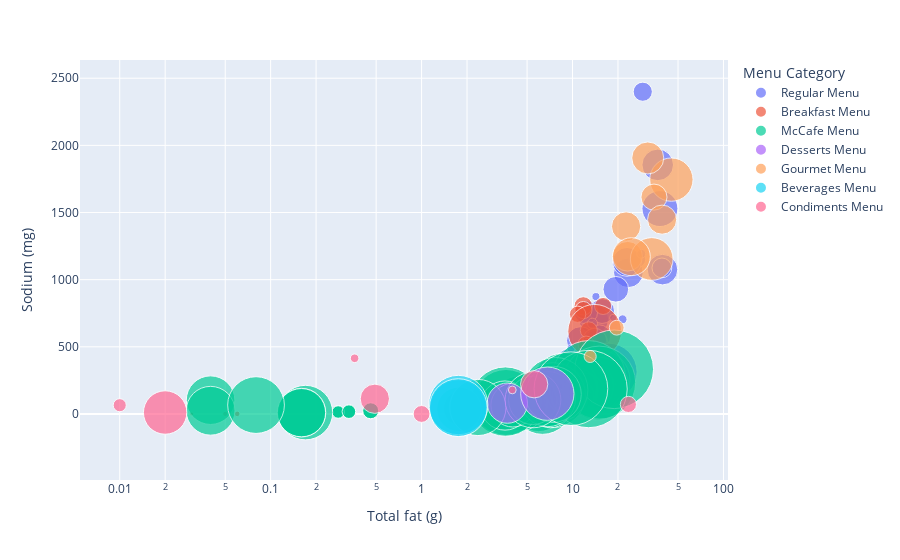

Source (notebook cell):
### Code cell
px.scatter(tabela, x='Total fat (g)', y='Sodium (mg)',size='Total Sugars (g)'
           , color='Menu Category',hover_name='Menu Items', log_x=True, size_max=60)

### Figure 1 — Plotly figure (JSON) as saved in the notebook; plotly's stock layout.template omitted (floating-point values rounded to 4 significant figures)
{"data": [{"hovertemplate": "<b>%{hovertext}</b><br><br>Menu Category=Regular Menu<br>Total fat (g)=%{x}<br>Sodium (mg)=%{y}<br>Total Sugars (g)=%{marker.size}<extra></extra>", "hovertext": ["McVeggie™ Burger", "McAloo Tikki Burger®", "McSpicy™ Paneer Burger", "Spicy Paneer Wrap", "American Veg Burger", "Veg Maharaja Mac", "Green Chilli Aloo Naan", "Pizza Puff", "Mc chicken Burger", "FILLET-O-FISH Burger", "Mc Spicy Chicken Burger", "Spicy Chicken Wrap", "Chicken Maharaja Mac", "American Chicken Burger", "Chicken Kebab Burger", "Green Chilli Kebab naan", "Mc Egg Masala Burger", "Mc Egg Burger for Happy Meal", "Ghee Rice with Mc Spicy Fried Chicken 1 pc", "McSpicy Fried Chicken 1 pc", "4 piece Chicken McNuggets", "6 piece Chicken McNuggets", "9 piece Chicken McNuggets", "2 piece Chicken Strips", "3 piece Chicken Strips", "5 piece Chicken Strips", "Regular Fries", "Medium Fries", "Large Fries", "Regular Wedges", "Medium Wedges", "Large Wedges", "L1 Coffee", "L1 Coffee with milk", "Double Chocochips Muffin", "Vanilla Chocochips Muffin"], "legendgroup": "Regular Menu", "marker": {"color": "#636efa", "size": [7.9, 7.05, 8.35, 3.5, 7.85, 11.52, 4.53, 2.73, 5.53, 5.58, 5.88, 2.52, 8.92, 7.48, 5.08, 3.64, 4.89, 4.66, 3.28, 0.58, 0.32, 0.48, 0.72, 0.29, 0.44, 0.72, 0.39, 0.55, 0.77, 0.48, 0.66, 0.92, 0, 3.45, 29.44, 29.6], "sizemode": "area", "sizeref": 0.01784, "symbol": "circle"}, "mode": "markers", "name": "Regular Menu", "orientation": "v", "showlegend": true, "type": "scatter", "x": [13.83, 11.31, 39.45, 39.1, 23.45, 37.94, 15.08, 11.44, 15.7, 14.16, 19.36, 26.89, 36.69, 22.94, 14.02, 9.32, 12.27, 12.21, 29.2, 14.29, 9.54, 14.3, 21.46, 12.38, 18.57, 28.54, 10.39, 14.7, 20.77, 7.15, 9.79, 13.55, 0, 2, 17.28, 15.46], "xaxis": "x", "y": [706.1, 545.3, 1075.0, 1087.0, 1051.0, 1529.0, 579.6, 390.7, 766.3, 530.5, 928.5, 1152.0, 1855.0, 1132.0, 548.8, 410.8, 757.9, 399.4, 2399.0, 873.9, 313.2, 469.9, 704.8, 477.2, 715.8, 1193.0, 153.2, 216.8, 306.3, 356.4, 487.8, 675.4, 0, 14, 313.2, 254.9], "yaxis": "y"}, {"hovertemplate": "<b>%{hovertext}</b><br><br>Menu Category=Breakfast Menu<br>Total fat (g)=%{x}<br>Sodium (mg)=%{y}<br>Total Sugars (g)=%{marker.size}<extra></extra>", "hovertext": ["Veg McMuffin", "Double Cheese McMuffin", "Spicy Egg McMuffin", "Sausage Mc Muffin", "Sausage Mc Muffin with egg", "Egg McMuffin", "Hot Cake with maple syrup", "Hash Brown", "Espresso", "Espresso Machiato", "Americano (S)", "Americano (R)", "Americano (L)", "Cappuccino (S)", "Cappuccino (R)"], "legendgroup": "Breakfast Menu", "marker": {"color": "#EF553B", "size": [3.02, 2.59, 2.63, 2.38, 2.61, 2.38, 25.72, 0.32, 0.13, 2.5, 0.13, 0.24, 0.28, 8.4, 12.05], "sizemode": "area", "sizeref": 0.01784, "symbol": "circle"}, "mode": "markers", "name": "Breakfast Menu", "orientation": "v", "showlegend": true, "type": "scatter", "x": [11.78, 12.82, 11.81, 10.81, 15.94, 12.31, 14.02, 7.32, 0.03, 2.02, 0.03, 0.05, 0.06, 7.01, 10.02], "xaxis": "x", "y": [804.6, 623.0, 773.6, 742.6, 804.0, 519.3, 615.7, 275.3, 0.32, 26.05, 0.32, 0.57, 0.65, 90.39, 129.2], "yaxis": "y"}, {"hovertemplate": "<b>%{hovertext}</b><br><br>Menu Category=McCafe Menu<br>Total fat (g)=%{x}<br>Sodium (mg)=%{y}<br>Total Sugars (g)=%{marker.size}<extra></extra>", "hovertext": ["Cappuccino (L)", "Latte (S)", "Latte (R)", "Latte (L)", "Flat White (S)", "Flat White (R)", "Flat White (L)", "Mocha (S)", "Mocha (R)", "Mocha (L)", "Babycino", "Hot Chocolate (S)", "Hot Chocolate (R)", "Hot Chocolate (L)", "Premium Dark Hot Chocolate", "Double Dark Hot Chocolate", "English Breakfast (S)", "English Breakfast (R)", "English Breakfast (L)", "Moroccon Mint Green Tea (S)", "Moroccon Mint Green Tea (R)", "Moroccon Mint Green Tea (L)", "Strawberry Green Tea (S)", "Strawberry Green Tea (R)", "Strawberry Green Tea (L)", "Lemon Ice Tea", "Strawberry Ice Tea", "Green Apple Ice Tea", "Iced Coffee", "Cold Coffee Frappe", "Mocha Frappe", "Chocolate Oreo Frappe", "Strawberry Shake", "Chocolate Shake", "Mango Smoothie", "Mixed Berry Smoothie", "Raw Mango Cooler", "Mix Berry Cooler", "Sweet Lime Beverage", "Iced Americano", "American Mud Pie Shake", "Soft serve cone", "McSwirl ChocoDip", "Regular Soft Serve: Hot Fudge", "Medium Soft Serve: Hot Fudge", "Regular Soft Serve: Strawberry", "Medium Soft Serve: Strawberry", "Regular Soft Serve: Brownie with Hot Fudge", "Medium Soft Serve: Brownie with Hot Fudge", "Regular Blackforest", "Medium Blackforest"], "legendgroup": "McCafe Menu", "marker": {"color": "#00cc96", "size": [14.45, 10.06, 12.52, 15.4, 11.47, 14.41, 16.81, 17.57, 23.56, 29.96, 18.53, 30.31, 39.24, 47.96, 25.73, 31.81, 1.4, 1.65, 2.28, 1.4, 1.65, 2.28, 1.4, 1.65, 2.28, 26.53, 21.1, 20.75, 26.95, 35.57, 47.55, 55.14, 37.42, 37.78, 38.87, 43, 21.06, 21.25, 28.72, 21.58, 53.4, 10.68, 15.39, 17.07, 27.01, 17.66, 28.2, 20.75, 27.94, 27.79, 48.45], "sizemode": "area", "sizeref": 0.01784, "symbol": "circle"}, "mode": "markers", "name": "McCafe Menu", "orientation": "v", "showlegend": true, "type": "scatter", "x": [12.03, 8.41, 10.42, 12.82, 9.6, 12.02, 14.02, 8.2, 9.91, 12.01, 4.38, 7.77, 8.76, 12.84, 5.96, 6.32, 0.28, 0.33, 0.46, 0.28, 0.33, 0.46, 0.28, 0.33, 0.46, 0.17, 0.16, 0.16, 4.45, 14.73, 15.01, 18.89, 7.44, 7.7, 3.63, 3.59, 0.04, 0.04, 0.08, 3.57, 12.77, 1.82, 7.14, 4.02, 6.87, 1.77, 2.36, 5.45, 7.46, 5.47, 9.76], "xaxis": "x", "y": [155.1, 108.4, 134.4, 165.4, 123.8, 155.0, 180.8, 132.8, 168.5, 209.1, 96.44, 167.2, 207.1, 273.4, 68.28, 70.26, 13.84, 16.37, 22.62, 14.95, 17.69, 24.44, 14.54, 17.19, 23.76, 10.26, 9.72, 9.61, 78.35, 188.9, 233.3, 332.6, 140.0, 178.5, 85.45, 92.07, 102.7, 23.82, 66.2, 62.75, 185.7, 40.78, 51.31, 65.56, 110.4, 34.51, 48.28, 100.9, 146.4, 104.5, 188.2], "yaxis": "y"}, {"hovertemplate": "<b>%{hovertext}</b><br><br>Menu Category=Desserts Menu<br>Total fat (g)=%{x}<br>Sodium (mg)=%{y}<br>Total Sugars (g)=%{marker.size}<extra></extra>", "hovertext": ["Small McFlurry - Oreo", "Regular McFlurry - Oreo"], "legendgroup": "Desserts Menu", "marker": {"color": "#ab63fa", "size": [14.49, 25.35], "sizemode": "area", "sizeref": 0.01784, "symbol": "circle"}, "mode": "markers", "name": "Desserts Menu", "orientation": "v", "showlegend": true, "type": "scatter", "x": [3.7, 6.81], "xaxis": "x", "y": [80.73, 150.9], "yaxis": "y"}, {"hovertemplate": "<b>%{hovertext}</b><br><br>Menu Category=Gourmet Menu<br>Total fat (g)=%{x}<br>Sodium (mg)=%{y}<br>Total Sugars (g)=%{marker.size}<extra></extra>", "hovertext": ["American Triple Cheese Chicken", "American Triple Cheese Veg", "Cheese Lava Burger", "Chicken Cheese Lava Burger", "Chunky Chipotle American Burger Chicken", "McSpicy Premium Chicken Burger", "McSpicy Premium Veg Burger", "Piri piri Mc Spicy Chicken Burger", "Piri piri Mc Spicy Veg Burger", "Cheesy Veg Nuggets (6pc)", "Cheesy Veg Nuggets (9pc)"], "legendgroup": "Gourmet Menu", "marker": {"color": "#FFA15A", "size": [7.64, 7.9, 16.27, 16.75, 9.16, 6.07, 7.57, 9.29, 12.87, 1.31, 1.96], "sizemode": "area", "sizeref": 0.01784, "symbol": "circle"}, "mode": "markers", "name": "Gourmet Menu", "orientation": "v", "showlegend": true, "type": "scatter", "x": [22.65, 23.16, 33.48, 45.18, 31.51, 34.65, 39.21, 17.3, 24.53, 13.09, 19.63], "xaxis": "x", "y": [1396.0, 1174.0, 1154.0, 1745.0, 1906.0, 1615.0, 1447.0, null, 1171.0, 428.2, 642.2], "yaxis": "y"}, {"hovertemplate": "<b>%{hovertext}</b><br><br>Menu Category=Beverages Menu<br>Total fat (g)=%{x}<br>Sodium (mg)=%{y}<br>Total Sugars (g)=%{marker.size}<extra></extra>", "hovertext": ["Small Coca-Cola", "Medium Coca-Cola", "Large Coca-Cola", "Small Fanta Oragne", "Medium Fanta Orange", "Large Fanta Oragne", "Small Thums-up", "Medium Thums-up", "Large Thums-up", "Small Sprite", "Medium Sprite", "Large Sprite", "Coke Float", "Fanta Float", "Sprite Float", "Coke Zero Can", "Vedica Natural Mineral Water"], "legendgroup": "Beverages Menu", "marker": {"color": "#19d3f3", "size": [27.39, 37.84, 54.34, 32.37, 44.72, 64.22, 24.9, 34.4, 49.4, 29.88, 41.28, 59.28, 28.23, 31.43, 29.83, 0, 0], "sizemode": "area", "sizeref": 0.01784, "symbol": "circle"}, "mode": "markers", "name": "Beverages Menu", "orientation": "v", "showlegend": true, "type": "scatter", "x": [0, 0, 0, 0, 0, 0, 0, 0, 0, 0, 0, 0, 1.75, 1.75, 1.75, 0, 0], "xaxis": "x", "y": [21.17, 29.24, 41.99, 55.53, 76.71, 110.2, 25.15, 34.74, 49.89, 2.02, 2.79, 4, 44.53, 66.61, 47.09, 24.75, 2.9], "yaxis": "y"}, {"hovertemplate": "<b>%{hovertext}</b><br><br>Menu Category=Condiments Menu<br>Total fat (g)=%{x}<br>Sodium (mg)=%{y}<br>Total Sugars (g)=%{marker.size}<extra></extra>", "hovertext": ["Mustard diping sauce", "BBQ diping sauce", "Chilli Sauce", "Piri Piri Mix", "Tomato Ketchup Sachets", "Maple Syrup", "Cheese Slice", "Sweet Corn", "Mixed Fruit Beverage"], "legendgroup": "Condiments Menu", "marker": {"color": "#FF6692", "size": [6.66, 7.65, 1.53, 0.66, 2.33, 16.2, 0.54, 2.54, 16.83], "sizemode": "area", "sizeref": 0.01784, "symbol": "circle"}, "mode": "markers", "name": "Condiments Menu", "orientation": "v", "showlegend": true, "type": "scatter", "x": [5.57, 0.49, 0.01, 0.36, 23.45, 0, 3.99, 1, 0.02], "xaxis": "x", "y": [221.3, 113.2, 65.24, 414.7, 71.05, 15, 178.9, 0.04, 10.8], "yaxis": "y"}], "layout": {"legend": {"itemsizing": "constant", "title": {"text": "Menu Category"}, "tracegroupgap": 0}, "margin": {"t": 60}, "xaxis": {"anchor": "y", "domain": [0, 1], "title": {"text": "Total fat (g)"}, "type": "log"}, "yaxis": {"anchor": "x", "domain": [0, 1], "title": {"text": "Sodium (mg)"}}}}
